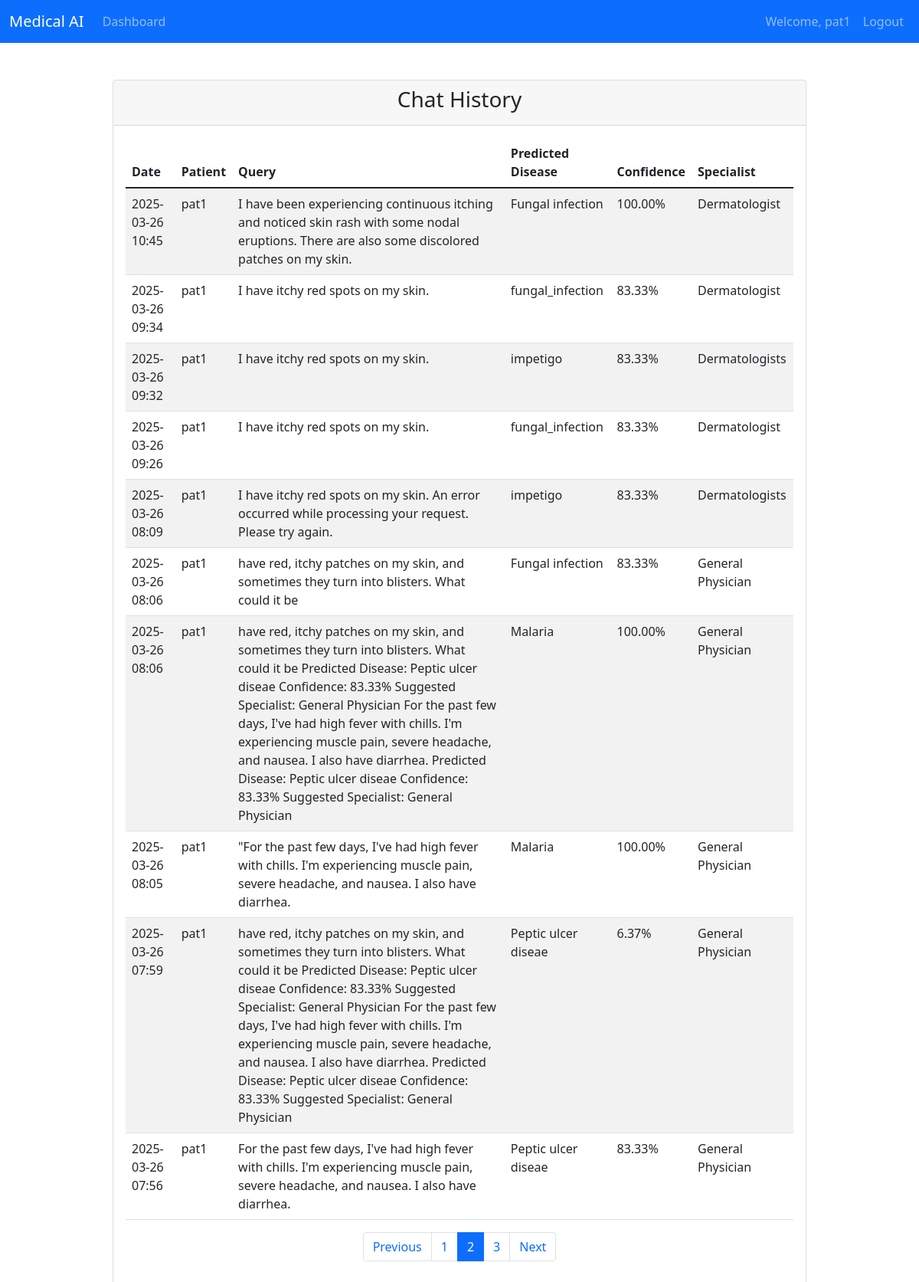
Screenshot of /chatbot/chat/history/?page=2 (signed in) with the database file from the repository.
### authentication/models.py (models this page shows, shortened)
class CustomUser(AbstractUser):
    ROLE_CHOICES = [
        ('doctor', 'Doctor'),
        ('patient', 'Patient'),
        ('medical_store', 'Medical Store'),
    ]
    role = models.CharField(max_length=20, choices=ROLE_CHOICES)
    phone_number = models.CharField(max_length=15, blank=True, null=True)
    address = models.TextField(blank=True, null=True)
    profile_completed = models.BooleanField(default=False)  # New field

### chatbot/models.py (models this page shows, shortened)
class ChatbotQuery(models.Model):
    patient = models.ForeignKey(Patient, on_delete=models.CASCADE)
    query = models.TextField()
    response = models.TextField()
    disease_predicted = models.CharField(max_length=100, null=True, blank=True)
    confidence_score = models.FloatField(null=True, blank=True)
    specialist_suggested = models.CharField(max_length=100, null=True, blank=True)
    created_at = models.DateTimeField(auto_now_add=True)
    class Meta:
        ordering = ['-created_at']

### patients/models.py (models this page shows, shortened)
class Patient(models.Model):
    user = models.OneToOneField(CustomUser, on_delete=models.CASCADE, related_name='patient')
    full_name = models.CharField(max_length=100)
    dob = models.DateField()
    age = models.IntegerField(null=True, blank=True)
    gender = models.CharField(
        max_length=6,
        choices=[('male', 'Male'), ('female', 'Female'), ('other', 'Other')],
        default='other'
    )
    contact_number = models.CharField(max_length=20)
    email = models.EmailField()
    address = models.TextField(null=True, blank=True)
    city = models.CharField(max_length=100, null=True, blank=True)
    state = models.CharField(max_length=100, null=True, blank=True)
    pincode = models.CharField(max_length=10, null=True, blank=True)
    blood_group = models.CharField(
        max_length=3,
        choices=[
            ('A+', 'A+'), ('A-', 'A-'),
            ('B+', 'B+'), ('B-', 'B-'),
            ('AB+', 'AB+'), ('AB-', 'AB-'),
            ('O+', 'O+'), ('O-', 'O-')
        ],
        null=True, blank=True, default='N/A'
    )
    height = models.DecimalField(
        max_digits=5,
        decimal_places=2,
        null=True,
        blank=True,
        validators=[MinValueValidator(0)]
    )
    weight = models.DecimalField(
        max_digits=5,
        decimal_places=2,
        null=True,
        blank=True,
        validators=[MinValueValidator(0)]
    )
    emergency_contact_name = models.CharField(max_length=100, null=True, blank=True)
    emergency_contact_relation = models.CharField(max_length=50, null=True, blank=True)
    emergency_contact_number = models.CharField(max_length=20, null=True, blank=True)
    medical_history = models.JSONField(
        null=True,
        blank=True,
        default=dict,
        help_text='Store medical conditions, surgeries, and medications in JSON format'
    )
    allergies = models.JSONField(
        null=True,
        blank=True,
        default=dict,
        help_text='Store food, medication, and environmental allergies in JSON format'
    )
    is_profile_complete = models.BooleanField(default=False)
    created_at = models.DateTimeField(auto_now_add=True)
    updated_at = models.DateTimeField(auto_now=True)
    class Meta:
        ordering = ['-created_at']
        verbose_name = 'Patient'
        verbose_name_plural = 'Patients'

### chatbot/views.py (the view)
# urls.py: path('chat/history/', views.chat_history, name='chat_history'),
@login_required
def chat_history(request):
    if not hasattr(request.user, 'patient'):
        return redirect('patient_profile_setup')
    queries = ChatbotQuery.objects.filter(patient=request.user.patient).order_by('-created_at')
    paginator = Paginator(queries, 10)
    page_number = request.GET.get('page')
    page_obj = paginator.get_page(page_number)
    return render(request, 'chatbot/chat_history.html', {
        'page_obj': page_obj
    })

### chatbot/templates/chatbot/chat_history.html
{% extends 'base.html' %}
{% block content %}
<div class="container mt-5">
    <div class="row justify-content-center">
        <div class="col-md-10">
            <div class="card">
                <div class="card-header">
                    <h3 class="text-center">Chat History</h3>
                </div>
                <div class="card-body">
                    <div class="table-responsive">
                        <table class="table table-striped">
                            <thead>
                                <tr>
                                    <th>Date</th>
                                    <th>Patient</th>
                                    <th>Query</th>
                                    <th>Predicted Disease</th>
                                    <th>Confidence</th>
                                    <th>Specialist</th>
                                </tr>
                            </thead>
                            <tbody>
                                {% for query in page_obj %}
                                <tr>
                                    <td>{{ query.created_at|date:"Y-m-d H:i" }}</td>
                                    <td>{{ query.patient.full_name }}</td>
                                    <td>{{ query.query }}</td>
                                    <td>{{ query.disease_predicted }}</td>
                                    <td>{{ query.confidence_score|floatformat:2 }}%</td>
                                    <td>{{ query.specialist_suggested }}</td>
                                </tr>
                                {% endfor %}
                            </tbody>
                        </table>
                        {% if page_obj.paginator.num_pages > 1 %}
                        <nav aria-label="Page navigation">
                            <ul class="pagination justify-content-center">
                                {% if page_obj.has_previous %}
                                <li class="page-item"><a class="page-link" href="?page={{ page_obj.previous_page_number }}">Previous</a></li>
                                {% endif %}
                                {% for num in page_obj.paginator.page_range %}
                                <li class="page-item {% if page_obj.number == num %}active{% endif %}">
                                    <a class="page-link" href="?page={{ num }}">{{ num }}</a>
                                </li>
                                {% endfor %}
                                {% if page_obj.has_next %}
                                <li class="page-item"><a class="page-link" href="?page={{ page_obj.next_page_number }}">Next</a></li>
                                {% endif %}
                            </ul>
                        </nav>
                        {% endif %}
                    </div>
                </div>
            </div>
        </div>
    </div>
</div>
{% endblock %}

### templates/base.html (shortened to what this page needs)
<!DOCTYPE html>
<html lang="en">
<head>
    <link href="https://cdn.jsdelivr.net/npm/bootstrap@5.1.3/dist/css/bootstrap.min.css" rel="stylesheet">
    <link href="https://cdnjs.cloudflare.com/ajax/libs/font-awesome/6.0.0/css/all.min.css" rel="stylesheet">
</head>
<body>
    <nav class="navbar navbar-expand-lg navbar-dark bg-primary">
        <div class="container-fluid">
            <a class="navbar-brand" href="#">Medical AI</a>
            <div class="collapse navbar-collapse" id="navbarNav">
                <ul class="navbar-nav me-auto">
                    {% if user.is_authenticated %}
                        {% if user.role == 'patient' %}
                            <li class="nav-item">
                                <a class="nav-link" href="{% url 'patients:dashboard' %}">Dashboard</a>
                            </li>
                        {% elif user.role == 'doctor' %}
                            <li class="nav-item">
                                <a class="nav-link" href="{% url 'doctors:doctor_dashboard' %}">Dashboard</a>
                            </li>
                        {% elif user.role == 'medical_store' %}
                            <li class="nav-item">
                                <a class="nav-link" href="{% url 'medical_store:dashboard' %}">Dashboard</a>
                            </li>
                        {% endif %}
                    {% endif %}
                </ul>
                <ul class="navbar-nav">
                    {% if user.is_authenticated %}
                        <li class="nav-item">
                            <span class="nav-link">Welcome, {{ user.username }}</span>
                        </li>
                        <li class="nav-item">
                            <a class="nav-link" href="{% url 'logout' %}">Logout</a>
                        </li>
                    {% endif %}
                </ul>
            </div>
        </div>
    </nav>
    <main class="container mt-4">
        {% block content %}{% endblock %}
    </main>
</body>
</html>

### rows the page displays
CustomUser: username "pat1"
ChatbotQuery: created_at "2025-03-26 10:45", patient.full_name "pat1", query "I have been experiencing continuous itching and noticed skin rash with some nodal eruptions. There are also some discolored patches on my skin.", disease_predicted "Fungal infection", confidence_score "100.00", specialist_suggested "Dermatologist"
ChatbotQuery: created_at "2025-03-26 09:34", patient.full_name "pat1", query "I have itchy red spots on my skin.", disease_predicted "fungal_infection", confidence_score "83.33", specialist_suggested "Dermatologist"
ChatbotQuery: created_at "2025-03-26 09:32", patient.full_name "pat1", query "I have itchy red spots on my skin.", disease_predicted "impetigo", confidence_score "83.33", specialist_suggested "Dermatologists"
ChatbotQuery: created_at "2025-03-26 09:26", patient.full_name "pat1", query "I have itchy red spots on my skin.", disease_predicted "fungal_infection", confidence_score "83.33", specialist_suggested "Dermatologist"
ChatbotQuery: created_at "2025-03-26 08:09", patient.full_name "pat1", query "I have itchy red spots on my skin. An error occurred while processing your request. Please try again.", disease_predicted "impetigo", confidence_score "83.33", specialist_suggested "Dermatologists"
ChatbotQuery: created_at "2025-03-26 08:06", patient.full_name "pat1", query "have red, itchy patches on my skin, and sometimes they turn into blisters. What could it be", disease_predicted "Fungal infection", confidence_score "83.33", specialist_suggested "General Physician"
ChatbotQuery: created_at "2025-03-26 08:06", patient.full_name "pat1", query "have red, itchy patches on my skin, and sometimes they turn into blisters. What could it be Predicted Disease: Peptic ulcer diseae Confidence: 83.33% Suggested Specialist: General Physician For the past few days, I've had high fever with chills. I'm experiencing muscle pain, severe headache, and nausea. I also have diarrhea. Predicted Disease: Peptic ulcer diseae Confidence: 83.33% Suggested Specialist: General Physician", disease_predicted "Malaria", confidence_score "100.00", specialist_suggested "General Physician"
ChatbotQuery: created_at "2025-03-26 08:05", patient.full_name "pat1", query "\"For the past few days, I've had high fever with chills. I'm experiencing muscle pain, severe headache, and nausea. I also have diarrhea.", disease_predicted "Malaria", confidence_score "100.00", specialist_suggested "General Physician"
ChatbotQuery: created_at "2025-03-26 07:59", patient.full_name "pat1", query "have red, itchy patches on my skin, and sometimes they turn into blisters. What could it be Predicted Disease: Peptic ulcer diseae Confidence: 83.33% Suggested Specialist: General Physician For the past few days, I've had high fever with chills. I'm experiencing muscle pain, severe headache, and nausea. I also have diarrhea. Predicted Disease: Peptic ulcer diseae Confidence: 83.33% Suggested Specialist: General Physician", disease_predicted "Peptic ulcer diseae", confidence_score "6.37", specialist_suggested "General Physician"
ChatbotQuery: created_at "2025-03-26 07:56", patient.full_name "pat1", query "For the past few days, I've had high fever with chills. I'm experiencing muscle pain, severe headache, and nausea. I also have diarrhea.", disease_predicted "Peptic ulcer diseae", confidence_score "83.33", specialist_suggested "General Physician"

### other values shown
{{ num }} "1" "2" "3"
